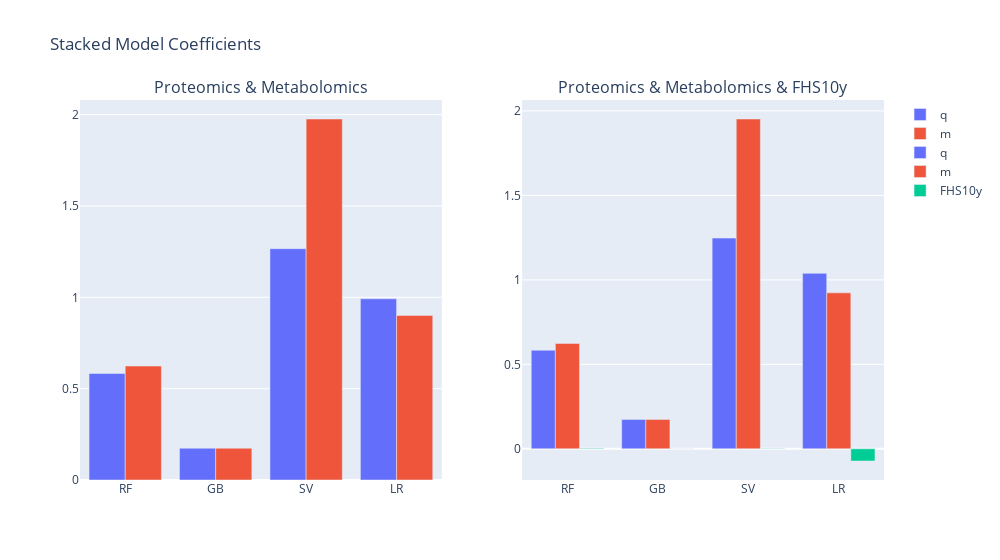

The notebook cell saved with this chart:
### Code cell
fig = make_subplots(rows=1, cols=2, subplot_titles=['Proteomics & Metabolomics', 'Proteomics & Metabolomics & FHS10y'])

mymodels = ['rf', 'gb', 'sv', 'lr']
coefs = {i:
    [
        k #np.mean(k) 
        for k in zip(*[j['clf'].best_estimator_.coef_.tolist()[0] for j in Models['s'][i].values()])
    ]
    for i in Models['s']
}

fig.add_trace(go.Bar(
    x=[i.upper() for i in mymodels],
    y=[np.mean(coefs[i][0]) for i in mymodels],
    name='q', marker_color=palette[0]
), row=1, col=1)
fig.add_trace(go.Bar(
    x=[i.upper() for i in mymodels],
    y=[np.mean(coefs[i][1]) for i in mymodels],
    name='m', marker_color=palette[1]
), row=1, col=1)

fcoefs = {i:
    [
        k #np.mean(k) 
        for k in zip(*[j['clf'].best_estimator_.coef_.tolist()[0] for j in fmodels['s'][i].values()])
    ]
    for i in mymodels
}

fig.add_trace(go.Bar(
    x=[i.upper() for i in mymodels],
    y=[np.mean(fcoefs[i][0]) for i in mymodels],
    name='q', marker_color=palette[0]
), row=1, col=2)
fig.add_trace(go.Bar(
    x=[i.upper() for i in mymodels],
    y=[np.mean(fcoefs[i][1]) for i in mymodels],
    name='m', marker_color=palette[1]
), row=1, col=2)
fig.add_trace(go.Bar(
    x=[i.upper() for i in mymodels],
    y=[np.mean(fcoefs[i][2]) for i in mymodels],
    name='FHS10y', marker_color=palette[2]
), row=1, col=2)

fig.update_layout(width=1000, title='Stacked Model Coefficients')
fig.show()
# coefs

### Figure 1 — Plotly figure (JSON) as saved in the notebook; plotly's stock layout.template omitted (floating-point values rounded to 4 significant figures)
{"data": [{"marker": {"color": "#636EFA"}, "name": "q", "type": "bar", "x": ["RF", "GB", "SV", "LR"], "xaxis": "x", "y": [0.5833, 0.1739, 1.266, 0.9919], "yaxis": "y"}, {"marker": {"color": "#EF553B"}, "name": "m", "type": "bar", "x": ["RF", "GB", "SV", "LR"], "xaxis": "x", "y": [0.6237, 0.1739, 1.976, 0.9006], "yaxis": "y"}, {"marker": {"color": "#636EFA"}, "name": "q", "type": "bar", "x": ["RF", "GB", "SV", "LR"], "xaxis": "x2", "y": [0.5833, 0.1739, 1.247, 1.038], "yaxis": "y2"}, {"marker": {"color": "#EF553B"}, "name": "m", "type": "bar", "x": ["RF", "GB", "SV", "LR"], "xaxis": "x2", "y": [0.6236, 0.1739, 1.952, 0.923], "yaxis": "y2"}, {"marker": {"color": "#00CC96"}, "name": "FHS10y", "type": "bar", "x": ["RF", "GB", "SV", "LR"], "xaxis": "x2", "y": [0.003693, 0.0001444, 0.001928, -0.07224], "yaxis": "y2"}], "layout": {"annotations": [{"font": {"size": 16}, "showarrow": false, "text": "Proteomics & Metabolomics", "x": 0.225, "xanchor": "center", "xref": "paper", "y": 1, "yanchor": "bottom", "yref": "paper"}, {"font": {"size": 16}, "showarrow": false, "text": "Proteomics & Metabolomics & FHS10y", "x": 0.775, "xanchor": "center", "xref": "paper", "y": 1, "yanchor": "bottom", "yref": "paper"}], "title": {"text": "Stacked Model Coefficients"}, "width": 1000, "xaxis": {"anchor": "y", "domain": [0, 0.45]}, "xaxis2": {"anchor": "y2", "domain": [0.55, 1]}, "yaxis": {"anchor": "x", "domain": [0, 1]}, "yaxis2": {"anchor": "x2", "domain": [0, 1]}}}
